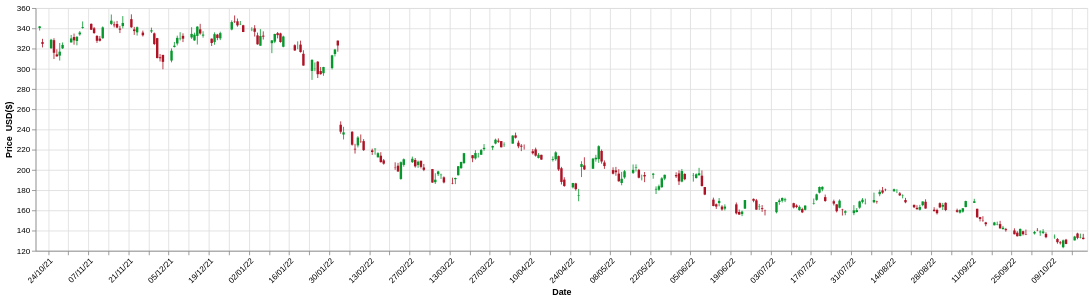

Vega-Lite specification stored for this chart:
### Vega-Lite specification from a JSON file in a GitHub repository (floating-point values rounded to 4 significant figures; data arrays with more than 128 entries replaced by an {"elided": "..."} marker saying what was removed)
{"$schema": "https://vega.github.io/schema/vega-lite/v5.json", "width": 1300, "height": 300, "description": "S&P 500 Price data, 21/10/21 - 21/10/22", "data": {"values": {"elided": "252 records"}}, "encoding": {"x": {"field": "Date", "type": "temporal", "title": "Date in 2022", "axis": {"format": "%d/%m/%y", "labelAngle": -45, "title": "Date"}}, "y": {"type": "quantitative", "scale": {"zero": false}, "axis": {"title": "Price  USD($)"}}, "color": {"condition": {"test": "datum.Open < datum.Close", "value": "#06982d"}, "value": "#ae1325"}}, "layer": [{"mark": "rule", "encoding": {"y": {"field": "Low"}, "y2": {"field": "High"}}}, {"mark": "bar", "encoding": {"y": {"field": "Open"}, "y2": {"field": "Close"}, "size": {"value": 3}}}], "config": {}}
